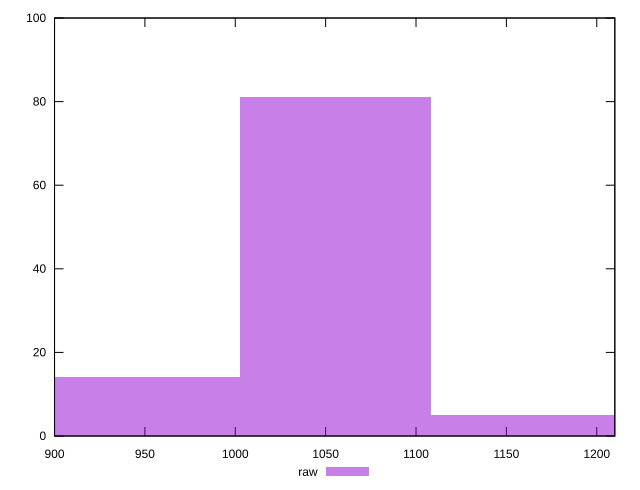

gnuplot code for this plot:
reset

$raw <<EOF
1055.5109719167174 81
949.9598747250457 14
1161.062069108389 5
EOF

set key outside below
set boxwidth 105.55109719167174
set xrange [900:1210]
set yrange [0:100]
set trange [0:100]
set style fill transparent solid 0.5 noborder
set terminal svg size 640, 490 enhanced background rgb 'white'
set output "report_00014_2021-02-09T15:56:05.503Z/unused-javascript/samples/pages+cached+noadtech+nomedia+nocss/raw/histogram.svg"

plot $raw title "raw" with boxes

reset
